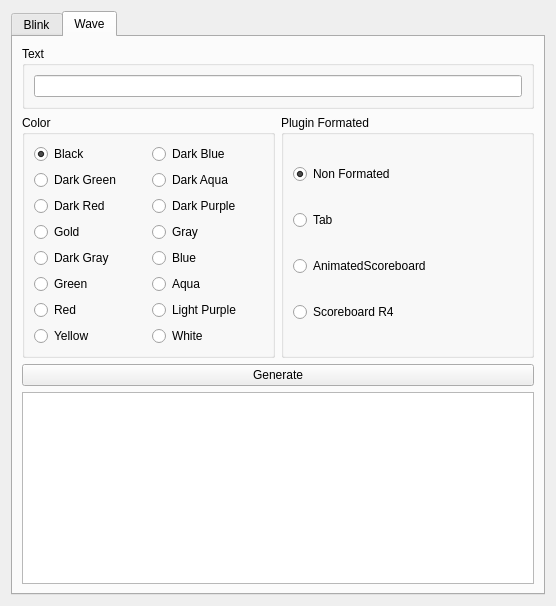
<?xml version="1.0" encoding="UTF-8"?>
<ui version="4.0">
 <class>Main</class>
 <widget class="QWidget" name="Main">
  <property name="geometry">
   <rect>
    <x>0</x>
    <y>0</y>
    <width>556</width>
    <height>606</height>
   </rect>
  </property>
  <property name="windowTitle">
   <string>Minecraft Text Animator</string>
  </property>
  <layout class="QGridLayout" name="gridLayout_2">
   <item row="0" column="0">
    <widget class="QTabWidget" name="tabWidget">
     <property name="currentIndex">
      <number>1</number>
     </property>
     <widget class="QWidget" name="Blink">
      <attribute name="title">
       <string>Blink</string>
      </attribute>
     </widget>
     <widget class="QWidget" name="Wave">
      <attribute name="title">
       <string>Wave</string>
      </attribute>
      <layout class="QGridLayout" name="gridLayout_3">
       <item row="0" column="0" colspan="2">
        <widget class="QGroupBox" name="Text_g">
         <property name="title">
          <string>Text</string>
         </property>
         <layout class="QVBoxLayout" name="verticalLayout">
          <item>
           <widget class="QLineEdit" name="Text">
            <property name="acceptDrops">
             <bool>true</bool>
            </property>
            <property name="autoFillBackground">
             <bool>false</bool>
            </property>
            <property name="dragEnabled">
             <bool>false</bool>
            </property>
           </widget>
          </item>
         </layout>
        </widget>
       </item>
       <item row="1" column="0">
        <widget class="QGroupBox" name="Color_g">
         <property name="title">
          <string>Color</string>
         </property>
         <layout class="QGridLayout" name="gridLayout">
          <item row="0" column="0">
           <widget class="QRadioButton" name="Black">
            <property name="text">
             <string>Black</string>
            </property>
            <property name="checked">
             <bool>true</bool>
            </property>
           </widget>
          </item>
          <item row="0" column="1">
           <widget class="QRadioButton" name="DarkBlue">
            <property name="text">
             <string>Dark Blue</string>
            </property>
           </widget>
          </item>
          <item row="1" column="0">
           <widget class="QRadioButton" name="DarkGreen">
            <property name="text">
             <string>Dark Green</string>
            </property>
           </widget>
          </item>
          <item row="1" column="1">
           <widget class="QRadioButton" name="DarkAqua">
            <property name="text">
             <string>Dark Aqua</string>
            </property>
           </widget>
          </item>
          <item row="2" column="0">
           <widget class="QRadioButton" name="DarkRed">
            <property name="text">
             <string>Dark Red</string>
            </property>
           </widget>
          </item>
          <item row="2" column="1">
           <widget class="QRadioButton" name="DarkPurple">
            <property name="text">
             <string>Dark Purple</string>
            </property>
           </widget>
          </item>
          <item row="3" column="0">
           <widget class="QRadioButton" name="Gold">
            <property name="text">
             <string>Gold</string>
            </property>
           </widget>
          </item>
          <item row="3" column="1">
           <widget class="QRadioButton" name="Gray">
            <property name="text">
             <string>Gray</string>
            </property>
           </widget>
          </item>
          <item row="4" column="0">
           <widget class="QRadioButton" name="DarkGray">
            <property name="text">
             <string>Dark Gray</string>
            </property>
           </widget>
          </item>
          <item row="4" column="1">
           <widget class="QRadioButton" name="Blue">
            <property name="text">
             <string>Blue</string>
            </property>
           </widget>
          </item>
          <item row="5" column="0">
           <widget class="QRadioButton" name="Green">
            <property name="text">
             <string>Green</string>
            </property>
           </widget>
          </item>
          <item row="5" column="1">
           <widget class="QRadioButton" name="Aqua">
            <property name="text">
             <string>Aqua</string>
            </property>
           </widget>
          </item>
          <item row="6" column="0">
           <widget class="QRadioButton" name="Red">
            <property name="text">
             <string>Red</string>
            </property>
           </widget>
          </item>
          <item row="6" column="1">
           <widget class="QRadioButton" name="LightPurple">
            <property name="text">
             <string>Light Purple</string>
            </property>
           </widget>
          </item>
          <item row="7" column="0">
           <widget class="QRadioButton" name="Yellow">
            <property name="text">
             <string>Yellow</string>
            </property>
           </widget>
          </item>
          <item row="7" column="1">
           <widget class="QRadioButton" name="White">
            <property name="text">
             <string>White</string>
            </property>
           </widget>
          </item>
         </layout>
        </widget>
       </item>
       <item row="1" column="1">
        <widget class="QGroupBox" name="PluginFormatted_g">
         <property name="title">
          <string>Plugin Formated</string>
         </property>
         <layout class="QVBoxLayout" name="verticalLayout_2">
          <item>
           <widget class="QRadioButton" name="Non_Formatted_r">
            <property name="text">
             <string>Non Formated</string>
            </property>
            <property name="checked">
             <bool>true</bool>
            </property>
           </widget>
          </item>
          <item>
           <widget class="QRadioButton" name="Tab_r">
            <property name="text">
             <string>Tab</string>
            </property>
           </widget>
          </item>
          <item>
           <widget class="QRadioButton" name="AnimatedScoreboard_r">
            <property name="text">
             <string>AnimatedScoreboard</string>
            </property>
           </widget>
          </item>
          <item>
           <widget class="QRadioButton" name="Scoreboard_r">
            <property name="text">
             <string>Scoreboard R4</string>
            </property>
           </widget>
          </item>
         </layout>
        </widget>
       </item>
       <item row="2" column="0" colspan="2">
        <widget class="QPushButton" name="Generate">
         <property name="text">
          <string>Generate</string>
         </property>
        </widget>
       </item>
       <item row="3" column="0" colspan="2">
        <widget class="QTextEdit" name="Export">
         <property name="readOnly">
          <bool>true</bool>
         </property>
         <property name="html">
          <string>&lt;!DOCTYPE HTML PUBLIC &quot;-//W3C//DTD HTML 4.0//EN&quot; &quot;http://www.w3.org/TR/REC-html40/strict.dtd&quot;&gt;
&lt;html&gt;&lt;head&gt;&lt;meta name=&quot;qrichtext&quot; content=&quot;1&quot; /&gt;&lt;style type=&quot;text/css&quot;&gt;
p, li { white-space: pre-wrap; }
&lt;/style&gt;&lt;/head&gt;&lt;body style=&quot; font-family:'MS Shell Dlg 2'; font-size:8.25pt; font-weight:400; font-style:normal;&quot;&gt;
&lt;p style=&quot;-qt-paragraph-type:empty; margin-top:0px; margin-bottom:0px; margin-left:0px; margin-right:0px; -qt-block-indent:0; text-indent:0px;&quot;&gt;&lt;br /&gt;&lt;/p&gt;&lt;/body&gt;&lt;/html&gt;</string>
         </property>
        </widget>
       </item>
      </layout>
     </widget>
    </widget>
   </item>
  </layout>
 </widget>
 <resources/>
 <connections/>
</ui>
